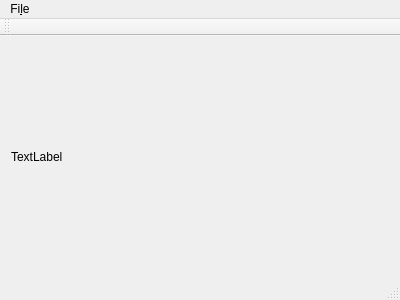
<?xml version="1.0" encoding="UTF-8"?>
<ui version="4.0">
 <class>MainWindow</class>
 <widget class="QMainWindow" name="MainWindow">
  <property name="geometry">
   <rect>
    <x>0</x>
    <y>0</y>
    <width>400</width>
    <height>300</height>
   </rect>
  </property>
  <property name="windowTitle">
   <string>Be 1337.</string>
  </property>
  <widget class="QWidget" name="centralWidget">
   <layout class="QHBoxLayout" name="horizontalLayout">
    <item>
     <layout class="QGridLayout" name="gridLayout">
      <item row="0" column="0">
       <widget class="QLabel" name="mainImage">
        <property name="text">
         <string>TextLabel</string>
        </property>
       </widget>
      </item>
     </layout>
    </item>
   </layout>
  </widget>
  <widget class="QMenuBar" name="menuBar">
   <property name="geometry">
    <rect>
     <x>0</x>
     <y>0</y>
     <width>400</width>
     <height>28</height>
    </rect>
   </property>
   <widget class="QMenu" name="menuFile">
    <property name="title">
     <string>Fi&amp;le</string>
    </property>
    <addaction name="actionOpen"/>
   </widget>
   <addaction name="menuFile"/>
  </widget>
  <widget class="QToolBar" name="mainToolBar">
   <attribute name="toolBarArea">
    <enum>TopToolBarArea</enum>
   </attribute>
   <attribute name="toolBarBreak">
    <bool>false</bool>
   </attribute>
  </widget>
  <widget class="QStatusBar" name="statusBar"/>
  <action name="actionOpen">
   <property name="text">
    <string>Open</string>
   </property>
  </action>
 </widget>
 <layoutdefault spacing="6" margin="11"/>
 <resources/>
 <connections/>
</ui>
